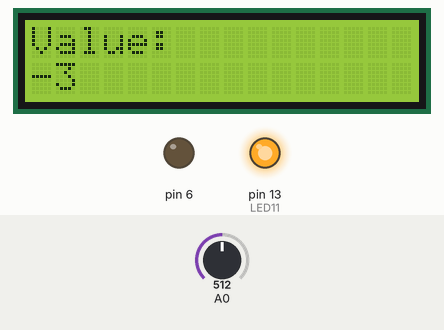
This sketch was run on a simulated Arduino Uno, built with avr-gcc and run on an emulated ATmega328P. Shown: 16×2 character LCD, output pins drawn as LEDs (lit = HIGH). The test bench sets the inputs (shaded band); at power-on: A0 = 512. What the sketch prints to the serial monitor is not drawn.

Above: at 1.2 s.
1.3 s: A0 set to 836
At 1.8 s:
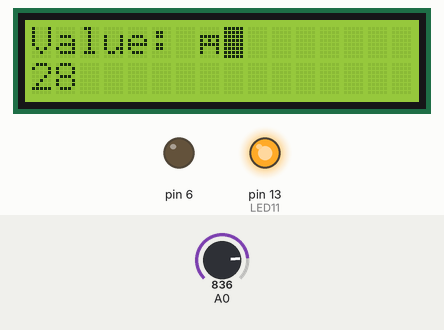
2.8 s: A0 set to 867
At 3.6 s:
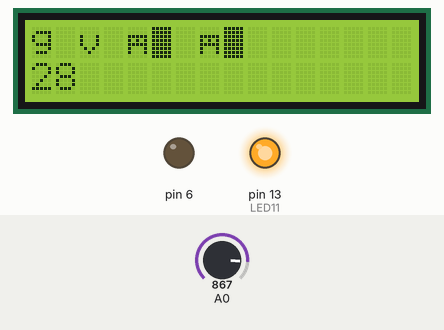
5.8 s: A0 set to 306
At 7.0 s:
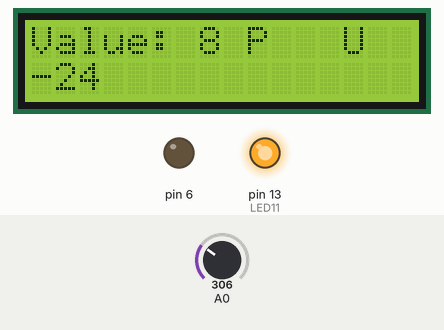
7.8 s: A0 set to 900
At 8.3 s:
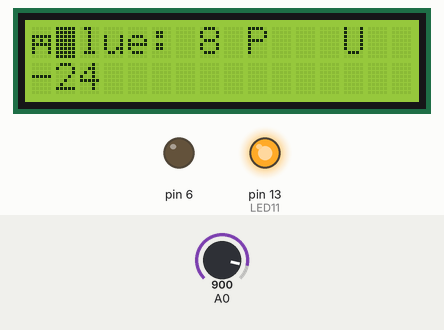
Timing chart, 0 to 11.8 s (numbered marks = the images above; inputs shaded):
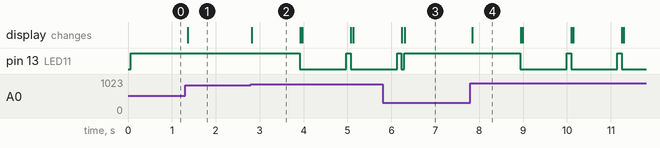

Measured:
- the behaviour switches between 849 and 850 on A0 (found by bisection; images 1 and 2)
- after the input at 1.3 s, the display: changes after 0.06 s (image 1)
- after the input at 2.8 s, pin 13 (LED11): HIGH → LOW after 1.1 s, → HIGH 1.1 s later, → LOW 0.10 s later; the display: changes at once (image 2)
- after the input at 7.8 s, pin 13 (LED11): alternates HIGH for 0.10 s and LOW for 1.1 s, starting after 1.1 s; the display: changes at once (image 4)
- what the display in image 2 shows lasts 1.1 s, from 2.8 s to 3.9 s

The sketch:

heartBeat.ino
```cpp
#include <LiquidCrystal_I2C.h>
#include <Wire.h>

LiquidCrystal_I2C lcd(0x27, 16, 2);

int LED11 = 13;
int reader;
int realData;
void setup() {
  lcd.begin();
  lcd.backlight();
  pinMode(LED_BUILTIN, OUTPUT);
  pinMode(6, OUTPUT);
  pinMode(LED11, OUTPUT);
  Serial.begin(9600);
}

void loop() {
  // put your main code here, to run repeatedly:
  reader = analogRead(0) - 550;
  realData = reader/10;
  lcd.setCursor(0, 0);
    lcd.print("value: " + realData);
  if (realData >=30 && realData <=44)
    {
      Serial.println(realData);
      delay(1000);
      Serial.println(realData);
      digitalWrite(LED11, HIGH);
      delay(100);
      digitalWrite(LED11, LOW);
    }
    else if(realData >= 45)
    {
      Serial.println(realData);
      digitalWrite(LED11, HIGH);
    }
    else
    {
      Serial.println(realData);
      digitalWrite(LED11, HIGH);
    }
    lcd.setCursor(0,0);
    lcd.print("Value:");
    lcd.setCursor(0,1);
    lcd.print(realData);
  delay(40);
}
```
